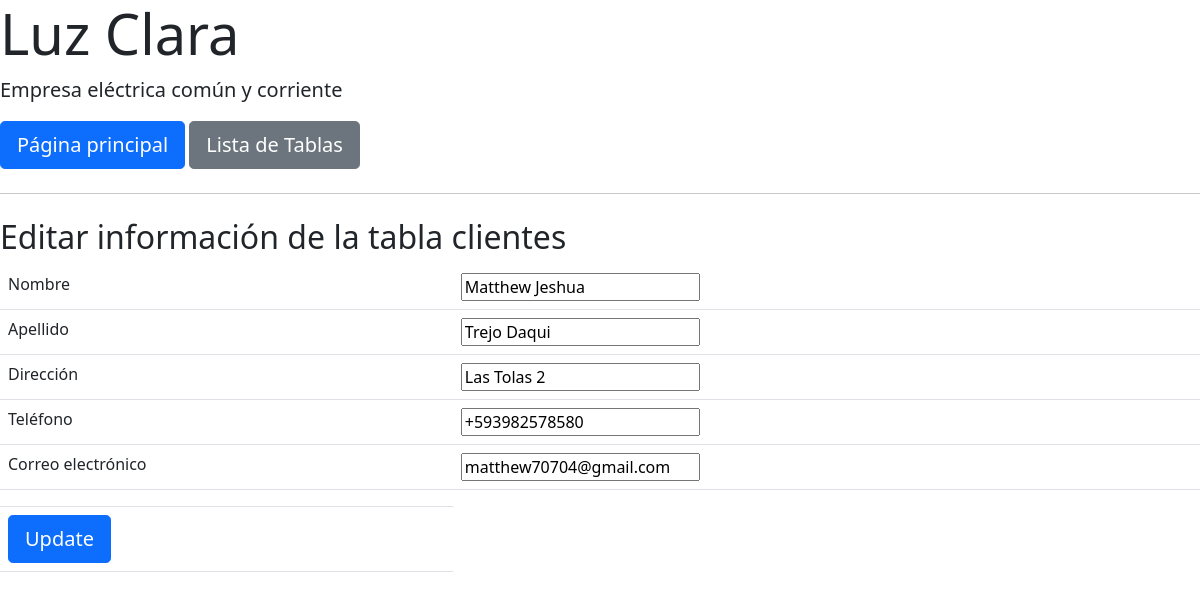
Screenshot of /plantillaEditarInformacionClientes.php?id=2 with the database file from the repository.
### tables this page shows
CREATE TABLE `cliente` (
  `id_cliente` int NOT NULL,
  `nombre` varchar(50) NOT NULL,
  `apellido` varchar(50) NOT NULL,
  `direccion` varchar(50) NOT NULL,
  `telefono` varchar(50) NOT NULL,
  `email` varchar(50) NOT NULL
);

### plantillaEditarInformacionClientes.php (the view, shortened to what this page needs)
<?php
include('index.php');
$id = $_GET['id'];
$result = mysqli_query($mysqli, "SELECT * FROM cliente WHERE id_cliente = $id");
$resultData = mysqli_fetch_assoc($result);
$nombre = $resultData['nombre'];
$apellido = $resultData['apellido'];
$direccion = $resultData['direccion'];
$telefono = $resultData['telefono'];
$email = $resultData['email'];
?>
<html>
<head>
</head>
<body>
    <h2>Editar información de la tabla clientes</h2>
	<form name="edit" method="post" action="editarInformacionClientes.php">
		<table class="table">
			<tr>
				<td>Nombre</td>
				<td><input type="text" name="nombre" value="<?php echo $nombre; ?>"></td>
			</tr>
			<tr>
				<td>Apellido</td>
				<td><input type="text" name="apellido" value="<?php echo $apellido; ?>"></td>
			</tr>
			<tr>
				<td>Dirección</td>
				<td><input type="text" name="direccion" value="<?php echo $direccion; ?>"></td>
			</tr>
			<tr>
				<td>Teléfono</td>
				<td><input type="text" name="telefono" value="<?php echo $telefono; ?>"></td>
			</tr>
			<tr>
				<td>Correo electrónico</td>
				<td><input type="text" name="email" value="<?php echo $email; ?>"></td>
			</tr>
			<tr>
				<td><input type="hidden" name="id_cliente" value=<?php echo $id; ?>></td>
			</tr>
			<td><input class="btn btn-primary btn-lg" type="submit" name="update" value="Update"></td>
		</table>
	</form>
</body>
</html>

### rows the page displays
cliente: nombre "Matthew Jeshua", apellido "Trejo Daqui", direccion "Las Tolas 2", telefono "+593982578580", email "matthew70704@gmail.com"
